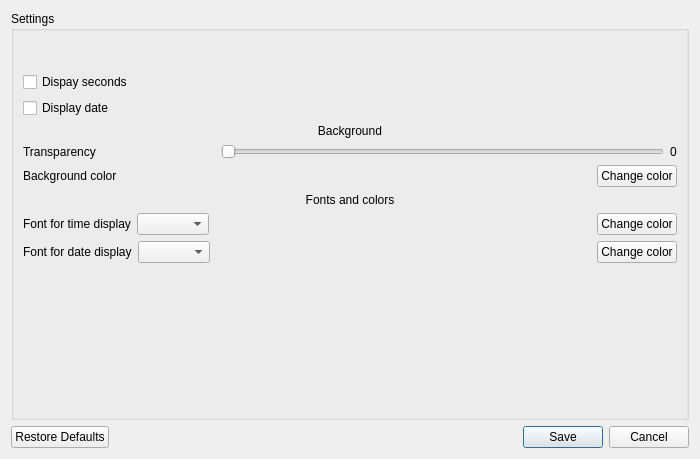
<?xml version="1.0" encoding="UTF-8"?>
<ui version="4.0">
 <class>Settings</class>
 <widget class="QDialog" name="Settings">
  <property name="geometry">
   <rect>
    <x>0</x>
    <y>0</y>
    <width>700</width>
    <height>459</height>
   </rect>
  </property>
  <property name="windowTitle">
   <string>Dialog</string>
  </property>
  <layout class="QVBoxLayout" name="verticalLayout_2">
   <item>
    <widget class="QGroupBox" name="gbxSettings">
     <property name="title">
      <string>Settings</string>
     </property>
     <layout class="QVBoxLayout" name="verticalLayout">
      <item>
       <spacer name="verticalSpacer_2">
        <property name="orientation">
         <enum>Qt::Vertical</enum>
        </property>
        <property name="sizeType">
         <enum>QSizePolicy::Fixed</enum>
        </property>
        <property name="sizeHint" stdset="0">
         <size>
          <width>20</width>
          <height>32</height>
         </size>
        </property>
       </spacer>
      </item>
      <item>
       <widget class="QCheckBox" name="cbxDisplaySeconds">
        <property name="text">
         <string>Dispay seconds</string>
        </property>
       </widget>
      </item>
      <item>
       <widget class="QCheckBox" name="cbxDisplayDate">
        <property name="text">
         <string>Display date</string>
        </property>
       </widget>
      </item>
      <item>
       <widget class="QLabel" name="labBkgSettings">
        <property name="text">
         <string>Background</string>
        </property>
        <property name="alignment">
         <set>Qt::AlignCenter</set>
        </property>
       </widget>
      </item>
      <item>
       <layout class="QFormLayout" name="formLayout">
        <item row="0" column="0">
         <widget class="QLabel" name="labTransparency">
          <property name="minimumSize">
           <size>
            <width>192</width>
            <height>0</height>
           </size>
          </property>
          <property name="toolTip">
           <string>0 - full transparent, 255 - non transparent</string>
          </property>
          <property name="text">
           <string>Transparency</string>
          </property>
          <property name="alignment">
           <set>Qt::AlignLeading|Qt::AlignLeft|Qt::AlignVCenter</set>
          </property>
         </widget>
        </item>
        <item row="0" column="1">
         <layout class="QHBoxLayout" name="horizontalLayout">
          <item>
           <widget class="QSlider" name="sliderTransparency">
            <property name="toolTip">
             <string>0 - full transparent, 255 - non transparent</string>
            </property>
            <property name="maximum">
             <number>255</number>
            </property>
            <property name="orientation">
             <enum>Qt::Horizontal</enum>
            </property>
           </widget>
          </item>
          <item>
           <widget class="QLabel" name="labTransparencySelected">
            <property name="text">
             <string>0</string>
            </property>
           </widget>
          </item>
         </layout>
        </item>
       </layout>
      </item>
      <item>
       <layout class="QHBoxLayout" name="horizontalLayout_2">
        <item>
         <widget class="QLabel" name="labBkgColor">
          <property name="text">
           <string>Background color</string>
          </property>
         </widget>
        </item>
        <item>
         <spacer name="horizontalSpacer_2">
          <property name="orientation">
           <enum>Qt::Horizontal</enum>
          </property>
          <property name="sizeHint" stdset="0">
           <size>
            <width>40</width>
            <height>20</height>
           </size>
          </property>
         </spacer>
        </item>
        <item>
         <widget class="QLabel" name="labBkgColorData">
          <property name="minimumSize">
           <size>
            <width>96</width>
            <height>0</height>
           </size>
          </property>
          <property name="maximumSize">
           <size>
            <width>96</width>
            <height>16777215</height>
           </size>
          </property>
          <property name="text">
           <string notr="true"/>
          </property>
         </widget>
        </item>
        <item>
         <spacer name="horizontalSpacer">
          <property name="orientation">
           <enum>Qt::Horizontal</enum>
          </property>
          <property name="sizeHint" stdset="0">
           <size>
            <width>40</width>
            <height>20</height>
           </size>
          </property>
         </spacer>
        </item>
        <item>
         <widget class="QPushButton" name="btnChangeBkgColor">
          <property name="text">
           <string>Change color</string>
          </property>
         </widget>
        </item>
       </layout>
      </item>
      <item>
       <widget class="QLabel" name="labFontsAndColors">
        <property name="text">
         <string>Fonts and colors</string>
        </property>
        <property name="alignment">
         <set>Qt::AlignCenter</set>
        </property>
       </widget>
      </item>
      <item>
       <layout class="QHBoxLayout" name="horizontalLayout_3">
        <item>
         <widget class="QLabel" name="labTimeFont">
          <property name="frameShape">
           <enum>QFrame::NoFrame</enum>
          </property>
          <property name="text">
           <string>Font for time display</string>
          </property>
         </widget>
        </item>
        <item>
         <widget class="QComboBox" name="cmbFontsForTime"/>
        </item>
        <item>
         <widget class="QLabel" name="labTimeColor">
          <property name="minimumSize">
           <size>
            <width>96</width>
            <height>0</height>
           </size>
          </property>
          <property name="maximumSize">
           <size>
            <width>96</width>
            <height>16777215</height>
           </size>
          </property>
          <property name="text">
           <string notr="true"/>
          </property>
         </widget>
        </item>
        <item>
         <spacer name="horizontalSpacer_3">
          <property name="orientation">
           <enum>Qt::Horizontal</enum>
          </property>
          <property name="sizeHint" stdset="0">
           <size>
            <width>40</width>
            <height>20</height>
           </size>
          </property>
         </spacer>
        </item>
        <item>
         <widget class="QPushButton" name="btnChangeTimeColor">
          <property name="text">
           <string>Change color</string>
          </property>
         </widget>
        </item>
       </layout>
      </item>
      <item>
       <layout class="QHBoxLayout" name="horizontalLayout_4">
        <item>
         <widget class="QLabel" name="labDateFont">
          <property name="text">
           <string>Font for date display</string>
          </property>
         </widget>
        </item>
        <item>
         <widget class="QComboBox" name="cmbFontsForDate"/>
        </item>
        <item>
         <widget class="QLabel" name="labDateColor">
          <property name="minimumSize">
           <size>
            <width>96</width>
            <height>0</height>
           </size>
          </property>
          <property name="maximumSize">
           <size>
            <width>96</width>
            <height>16777215</height>
           </size>
          </property>
          <property name="text">
           <string notr="true"/>
          </property>
         </widget>
        </item>
        <item>
         <spacer name="horizontalSpacer_4">
          <property name="orientation">
           <enum>Qt::Horizontal</enum>
          </property>
          <property name="sizeHint" stdset="0">
           <size>
            <width>40</width>
            <height>20</height>
           </size>
          </property>
         </spacer>
        </item>
        <item>
         <widget class="QPushButton" name="btnChangeDateColor">
          <property name="text">
           <string>Change color</string>
          </property>
         </widget>
        </item>
       </layout>
      </item>
      <item>
       <spacer name="verticalSpacer">
        <property name="orientation">
         <enum>Qt::Vertical</enum>
        </property>
        <property name="sizeHint" stdset="0">
         <size>
          <width>20</width>
          <height>181</height>
         </size>
        </property>
       </spacer>
      </item>
     </layout>
    </widget>
   </item>
   <item>
    <widget class="QDialogButtonBox" name="buttonBox">
     <property name="orientation">
      <enum>Qt::Horizontal</enum>
     </property>
     <property name="standardButtons">
      <set>QDialogButtonBox::Cancel|QDialogButtonBox::RestoreDefaults|QDialogButtonBox::Save</set>
     </property>
    </widget>
   </item>
  </layout>
 </widget>
 <resources/>
 <connections>
  <connection>
   <sender>buttonBox</sender>
   <signal>accepted()</signal>
   <receiver>Settings</receiver>
   <slot>accept()</slot>
   <hints>
    <hint type="sourcelabel">
     <x>248</x>
     <y>254</y>
    </hint>
    <hint type="destinationlabel">
     <x>157</x>
     <y>274</y>
    </hint>
   </hints>
  </connection>
  <connection>
   <sender>buttonBox</sender>
   <signal>rejected()</signal>
   <receiver>Settings</receiver>
   <slot>reject()</slot>
   <hints>
    <hint type="sourcelabel">
     <x>316</x>
     <y>260</y>
    </hint>
    <hint type="destinationlabel">
     <x>286</x>
     <y>274</y>
    </hint>
   </hints>
  </connection>
 </connections>
</ui>
